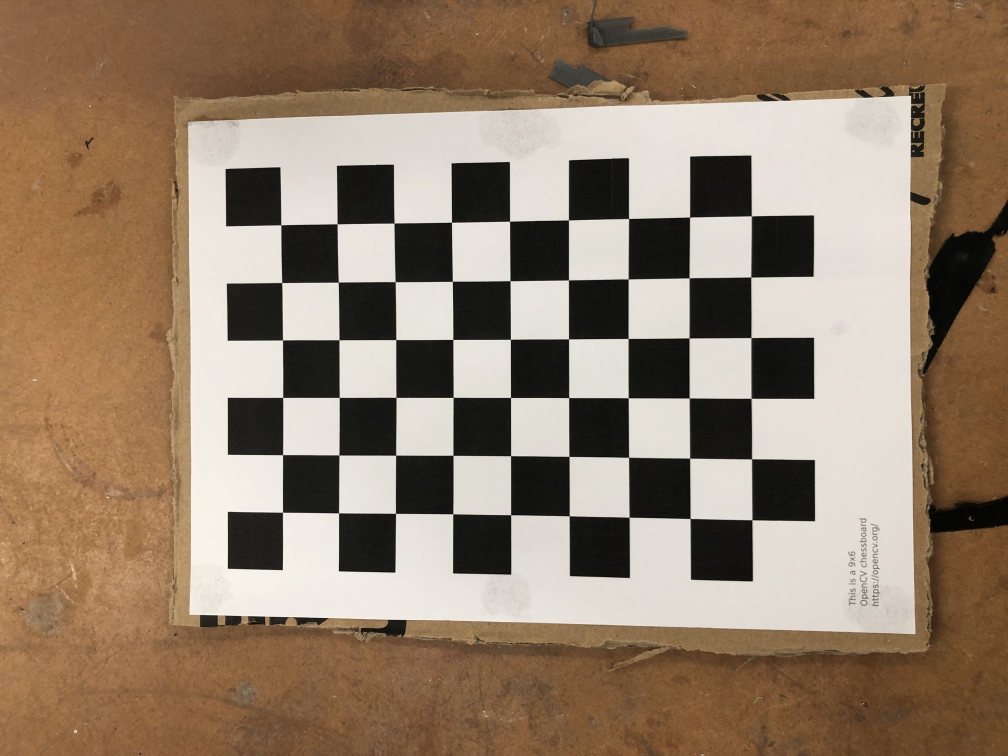
#> input picture camera_calibration/IMG_7382.jpg, 4032 x 3024 px, found by its file name (shown at 1/4 size); its folder holds only this picture in this run
$ python calibration.py
#> lines starting #> are read from the running program, lines starting #| are printed output that depends on the picture; after the words box and inside, x2 and y2 are one past the last pixel; in counts of white or black regions, pixels touching at a corner belong together
import numpy as np
import cv2
import glob
import yaml
import os

# termination criteria
criteria = (cv2.TERM_CRITERIA_EPS + cv2.TERM_CRITERIA_MAX_ITER, 30, 0.001)

# prepare object points, like (0,0,0), (1,0,0), (2,0,0) ....,(6,5,0)
objp = np.zeros((6*9,3), np.float32)
objp[:,:2] = np.mgrid[0:6,0:9].T.reshape(-1,2)

# Arrays to store object points and image points from all the images.
objpoints = [] # 3d point in real world space
imgpoints = [] # 2d points in image plane.

#images = glob.glob('**/*.jpg')
#images = glob.glob(os.path.join('./camera_calibration/', "*.jpg"))

all_files = os.listdir("/Users/tiagocoutinho/Desktop/Gait_Software/camera_calibration")
images = list(filter(lambda f: f.endswith('.jpg'), all_files))


found = 0
for fname in images:  # Here, 10 can be changed to whatever number you like to choose
    image_path = os.path.join('/Users/tiagocoutinho/Desktop/Gait_Software/camera_calibration',fname)
    img = cv2.imread(image_path) # Capture frame-by-frame
#> img is the input picture: shape (3024, 4032, 3); mean B, G, R 106.2, 126.4, 146.8
    img = cv2.resize(img, (1200, 720))
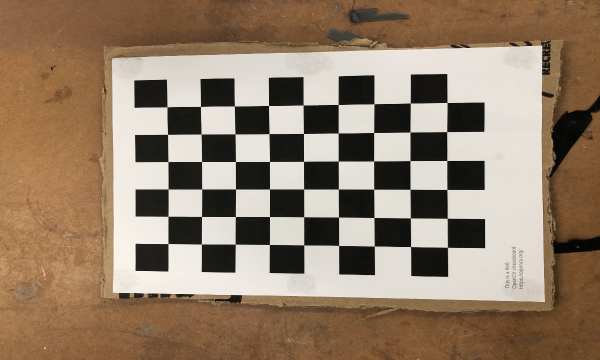
#> img: shape (720, 1200, 3) (shown at 1/2 size); mean B, G, R 106.1, 126.3, 146.7

    gray = cv2.cvtColor(img, cv2.COLOR_BGR2GRAY)
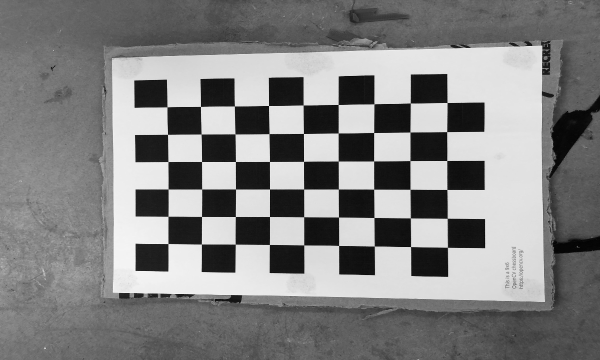
#> gray: shape (720, 1200) (shown at 1/2 size); min 0, max 254, mean 130.1
    # Find the chess board corners
    ret, corners = cv2.findChessboardCorners(gray, (6,9), None)
#> ret = True; corners = 54 rows, first 8: [336.5, 487.6], [336.5, 433], [336.5, 378.5], [336.5, 323.6], [335.5, 269.2], [334.5, 214.3], [403.4, 488.5], [403.5, 433.4]

    # If found, add object points, image points (after refining them)
    if ret == True:
        objpoints.append(objp)   # Certainly, every loop objp is the same, in 3D.
        corners2 = cv2.cornerSubPix(gray,corners,(11,11),(-1,-1),criteria)
#> corners2 = 54 rows, first 8: [336.5, 487.6], [336.5, 433.1], [336.6, 378.5], [336.5, 323.6], [335.5, 269.2], [334.5, 214.3], [403.3, 488.5], [403.5, 433.4]
        imgpoints.append(corners2)

        # Draw and display the corners
        img = cv2.drawChessboardCorners(img, (6,9), corners2, ret)
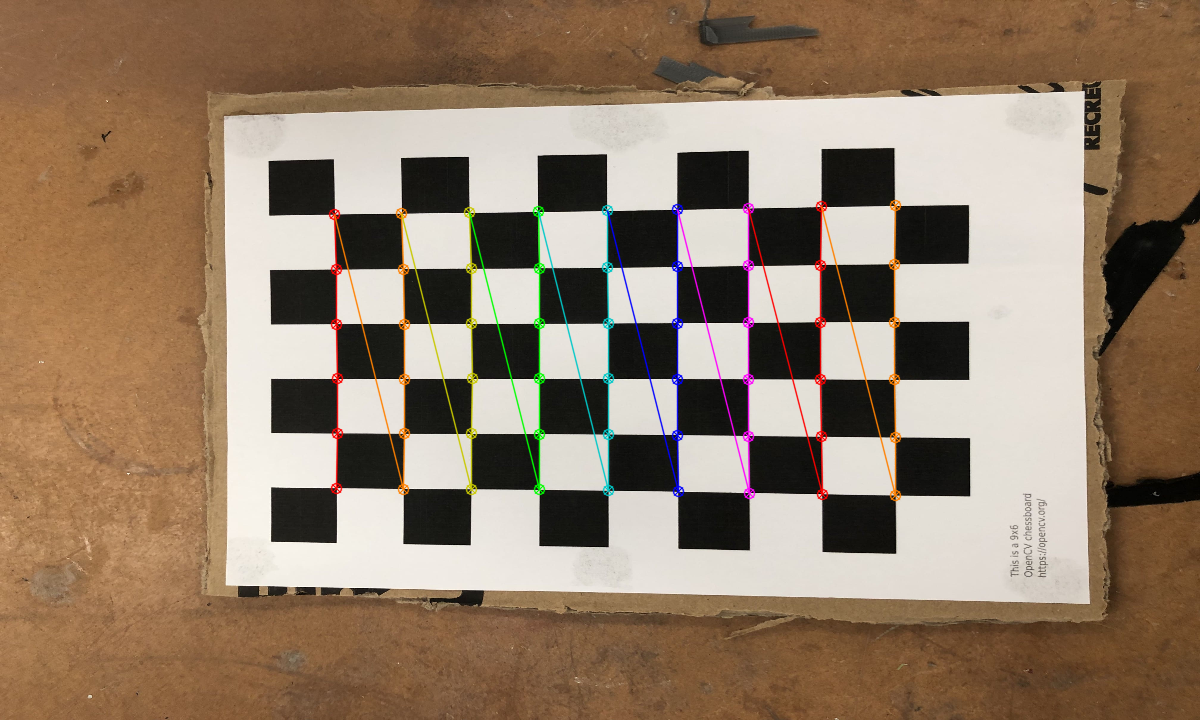
#> img: shape (720, 1200, 3); 2.18% of pixels changed, all inside (x1, y1, x2, y2) = (328, 199, 902, 502)
        found += 1
        cv2.imshow('img', img)
        cv2.waitKey(0)


print("Number of images used for calibration: ", found)

# When everything done, release the capture
# cap.release()
cv2.destroyAllWindows()

# calibration
ret, mtx, dist, rvecs, tvecs = cv2.calibrateCamera(objpoints, imgpoints, gray.shape[::-1], None, None)
#> ret = 0.234; mtx = [[2235.4, 0, 603.7], [0, 1744.8, 358.9], [0, 0, 1]]; dist = [[2.62, -140.3, 0.00115, -0.0143, 2783.6]]; rvecs = ([-0.191, 0.209, -1.56],); tvecs = ([-3.81, 2.36, 32.61],)

# transform the matrix and distortion coefficients to writable lists
data = {'camera_matrix': np.asarray(mtx).tolist(),
        'dist_coeff': np.asarray(dist).tolist()}
#> data = {'camera_matrix': [[2235.4, 0, 603.7], [0, 1744.8, 358.9], [0, 0, 1]], 'dist_coeff': [[2.62, -140.3, 0.00115, -0.0143, 2783.6]]}

# and save it to a file
with open("calibration_matrix.yaml", "w") as f:
    yaml.dump(data, f)

$ run again, on camera_calibration/IMG_7386.jpg
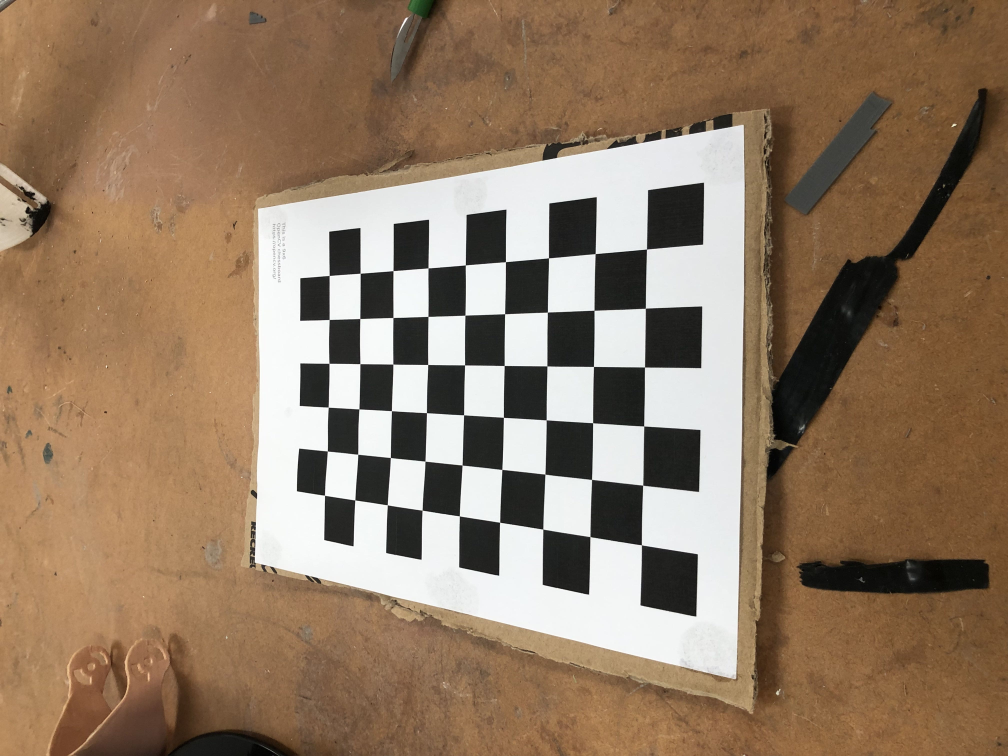
#> input picture camera_calibration/IMG_7386.jpg, 4032 x 3024 px, found by its file name (shown at 1/4 size)
#> img is the input picture: shape (3024, 4032, 3); mean B, G, R 99.3, 122, 145.5
#> `gray = cv2.cvtColor(img, cv2.COLOR_BGR2GRAY)`:
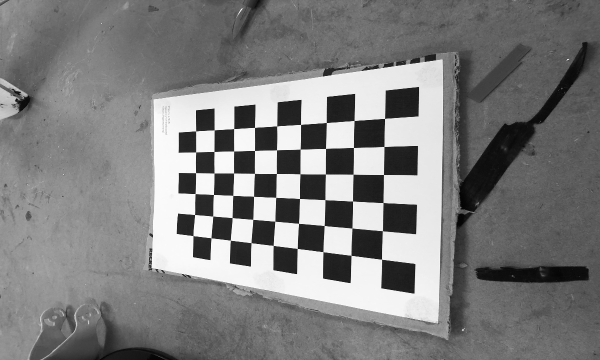
#> gray: shape (720, 1200) (shown at 1/2 size); min 0, max 255, mean 126.4
#> `ret, corners = cv2.findChessboardCorners(gray, (6,9), None)`: ret = True; corners = 54 rows, first 8: [769.5, 237.5], [768.4, 293.5], [767.5, 349.5], [766.4, 405.5], [765.4, 462.1], [763.5, 518.6], [708.5, 241.5], [707.4, 295.5]
#> corners2 = 54 rows, first 8: [769.6, 237.1], [768.4, 293.5], [767.4, 349.5], [766.5, 405.5], [765.3, 462], [763.6, 518.8], [708.6, 241.5], [707.4, 295.5]
#> `img = cv2.drawChessboardCorners(img, (6,9), corners2, ret)`:
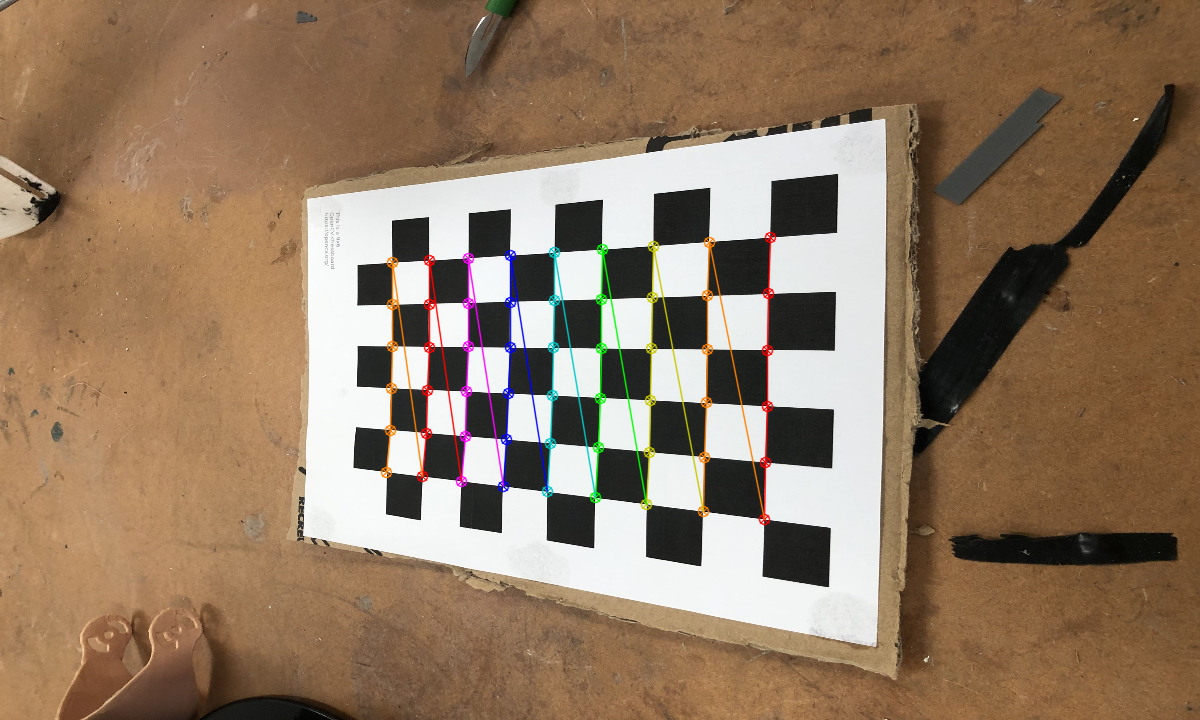
#> img: shape (720, 1200, 3); mean B, G, R 98.6, 121.6, 145.6
#> `ret, mtx, dist, rvecs, tvecs = cv2.calibrateCamera(objpoints, imgpoint..`: ret = 0.541; mtx = [[800.6, 0, 616.5], [0, 645.9, 343.1], [0, 0, 1]]; dist = [[0.384, -2.88, -0.00728, -0.0367, 9.63]]; rvecs = ([0.472, 0.503, 1.53],); tvecs = ([2.21, -1.89, 11.47],)
#> data = {'camera_matrix': [[800.6, 0, 616.5], [0, 645.9, 343.1], [0, 0, 1]], 'dist_coeff': [[0.384, -2.88, -0.00728, -0.0367, 9.63]]}

$ run again, on camera_calibration/IMG_7383.jpg
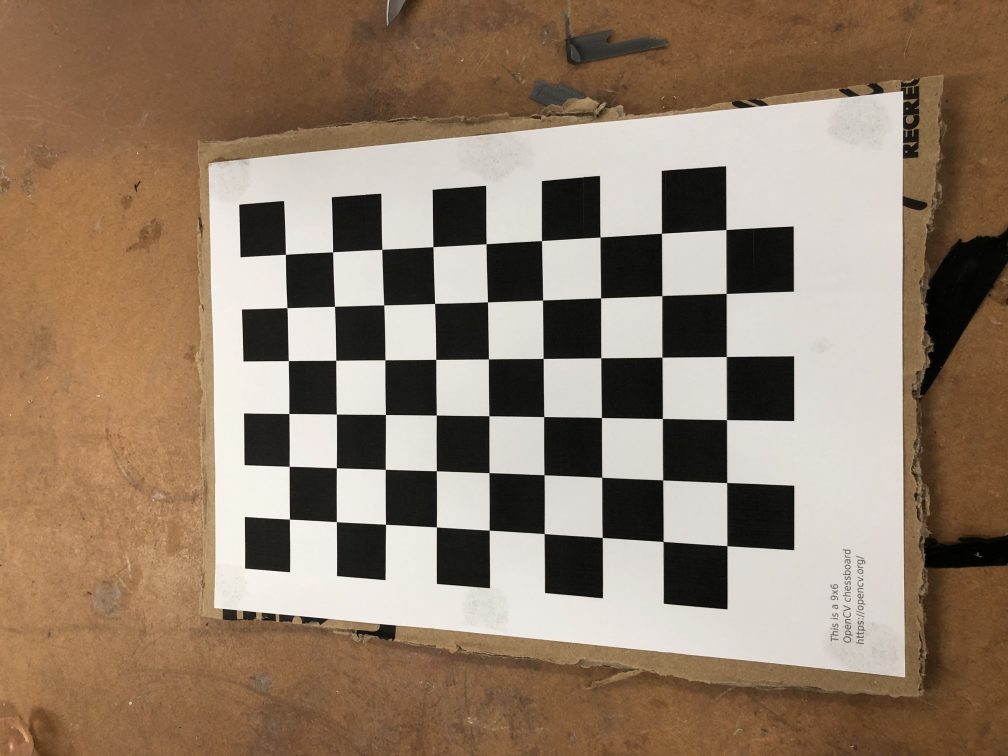
#> input picture camera_calibration/IMG_7383.jpg, 4032 x 3024 px, found by its file name (shown at 1/4 size)
#> img is the input picture: shape (3024, 4032, 3); mean B, G, R 105.6, 125, 145.3
#> `gray = cv2.cvtColor(img, cv2.COLOR_BGR2GRAY)`:
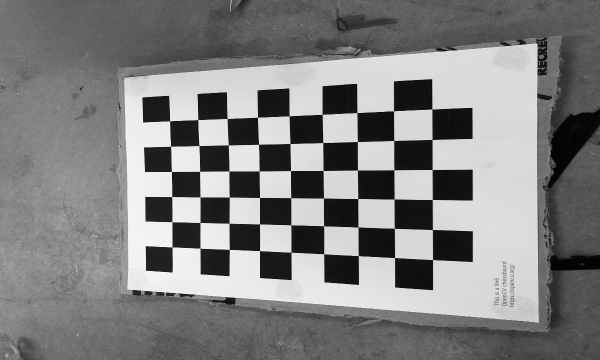
#> gray: shape (720, 1200) (shown at 1/2 size); min 0, max 254, mean 128.8
#> `ret, corners = cv2.findChessboardCorners(gray, (6,9), None)`: ret = True; corners = 54 rows, first 8: [344.6, 494.5], [344.5, 444], [344.1, 393.6], [343.5, 343.5], [341.6, 293], [339.7, 242.4], [400.4, 496.5], [400.5, 445.5]
#> corners2 = 54 rows, first 8: [344.5, 494.5], [344.4, 444.1], [344.1, 393.6], [343.4, 343.5], [341.6, 293.1], [339.7, 242.4], [400.5, 496.7], [400.5, 445.5]
#> `img = cv2.drawChessboardCorners(img, (6,9), corners2, ret)`:
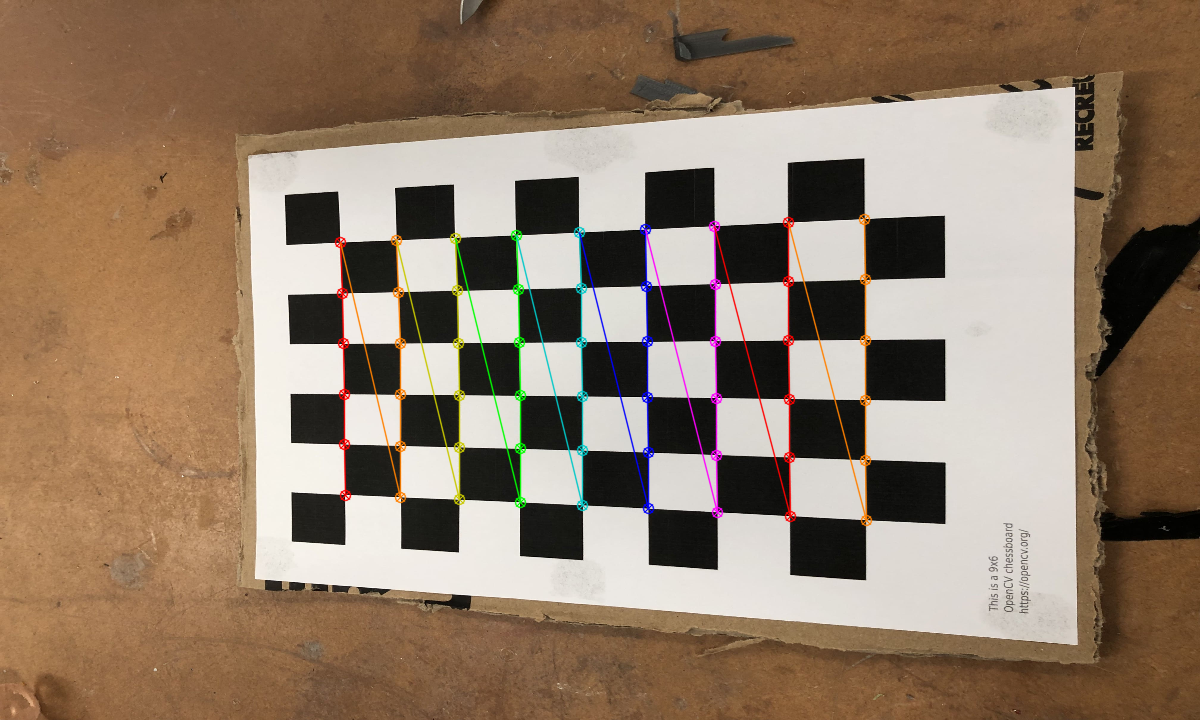
#> img: shape (720, 1200, 3); mean B, G, R 105.1, 124.7, 145.6
#> `ret, mtx, dist, rvecs, tvecs = cv2.calibrateCamera(objpoints, imgpoint..`: ret = 0.359; mtx = [[1381.8, 0, 591], [0, 1029.5, 379.7], [0, 0, 1]]; dist = [[0.628, -9.36, 0.00404, -0.024, 58.33]]; rvecs = ([-0.359, 0.407, -1.54],); tvecs = ([-3.64, 2.28, 21],)
#> data = {'camera_matrix': [[1381.8, 0, 591], [0, 1029.5, 379.7], [0, 0, 1]], 'dist_coeff': [[0.628, -9.36, 0.00404, -0.024, 58.33]]}
